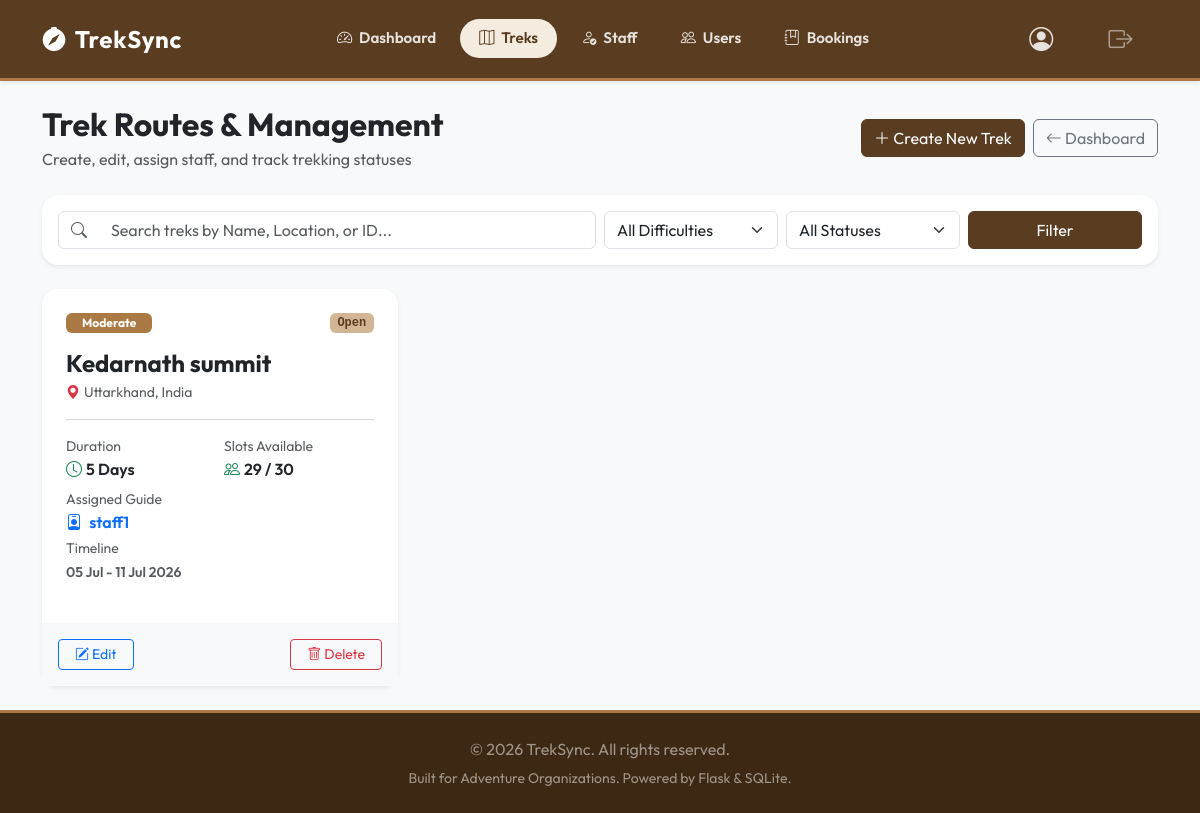
/admin/treks (signed in), run on an earlier commit of the app's database.
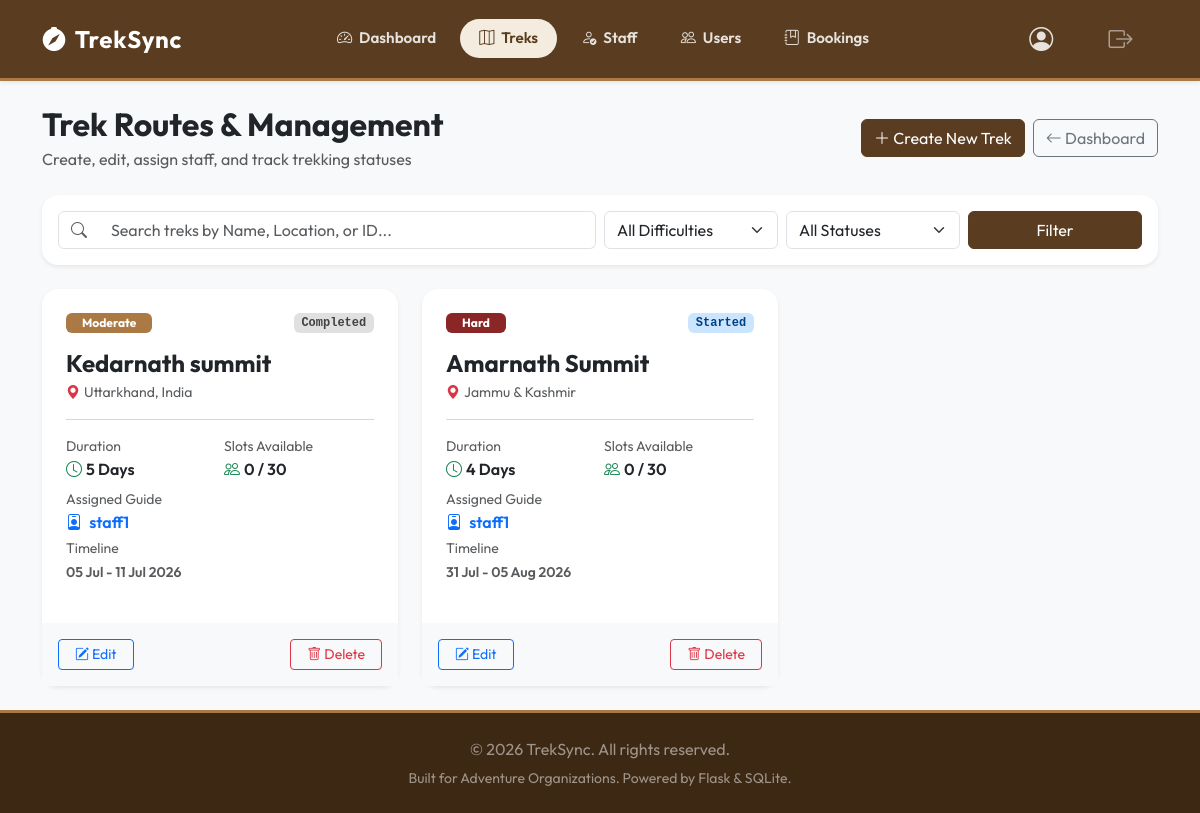
And on a later commit of the database.
### models.py (models this page shows, shortened)
class Trek(db.Model):
    __tablename__ = 'trek'
    id = db.Column(db.Integer, primary_key=True)
    name = db.Column(db.String(100), nullable=False)
    location = db.Column(db.String(100), nullable=False)
    difficulty = db.Column(db.String(20), nullable=False)  # 'Easy', 'Moderate', 'Hard'
    duration = db.Column(db.Integer, nullable=False)  # in days
    max_slots = db.Column(db.Integer, nullable=False)
    available_slots = db.Column(db.Integer, nullable=False)
    staff_id = db.Column(db.Integer, db.ForeignKey('user.id'), nullable=True)  # Assigned staff
    status = db.Column(db.String(20), default='Pending')  # 'Pending', 'Approved', 'Open', 'Closed', 'Completed'
    start_date = db.Column(db.Date, nullable=False)
    end_date = db.Column(db.Date, nullable=False)
    staff = db.relationship('User', back_populates='assigned_treks', foreign_keys=[staff_id])
    bookings = db.relationship('Booking', back_populates='trek', cascade="all, delete-orphan")

class User(db.Model, UserMixin):
    __tablename__ = 'user'
    id = db.Column(db.Integer, primary_key=True)
    username = db.Column(db.String(80), unique=True, nullable=False)
    email = db.Column(db.String(120), unique=True, nullable=False)
    password_hash = db.Column(db.String(255), nullable=False)
    role = db.Column(db.String(20), nullable=False)  # 'admin', 'staff', 'trekker'
    is_active = db.Column(db.Boolean, default=True)  # Admin can deactivate
    is_blacklisted = db.Column(db.Boolean, default=False)  # Admin can blacklist
    profile = db.relationship('StaffProfile', back_populates='user', uselist=False, cascade="all, delete-orphan")
    bookings = db.relationship('Booking', back_populates='user', cascade="all, delete-orphan")
    assigned_treks = db.relationship('Trek', back_populates='staff', foreign_keys='Trek.staff_id')

### app.py (the view)
@app.route('/admin/treks')
@login_required
@admin_required
def admin_treks():
    search_query = request.args.get('q', '').strip()
    filter_difficulty = request.args.get('difficulty', '').strip()
    filter_status = request.args.get('status', '').strip()
    query = Trek.query
    if search_query:
        if search_query.isdigit():
            query = query.filter((Trek.name.like(f"%{search_query}%")) | (Trek.location.like(f"%{search_query}%")) | (Trek.id == int(search_query)))
        else:
            query = query.filter((Trek.name.like(f"%{search_query}%")) | (Trek.location.like(f"%{search_query}%")))
    if filter_difficulty:
        query = query.filter(Trek.difficulty == filter_difficulty)
    if filter_status:
        query = query.filter(Trek.status == filter_status)
    treks = query.all()
    return render_template('admin/treks.html', treks=treks, search_query=search_query, filter_difficulty=filter_difficulty, filter_status=filter_status)

### app.py (called while the page is built)
@login_manager.user_loader
def load_user(user_id):
    return User.query.get(int(user_id))

def admin_required(f):
    @wraps(f)
    def decorated_function(*args, **kwargs):
        if not current_user.is_authenticated or current_user.role != 'admin':
            flash('Access denied. Admin role required.', 'error')
            return redirect(url_for('home'))
        return f(*args, **kwargs)
    return decorated_function

### templates/admin/treks.html (shortened to what the changed rows need)
{% extends "base.html" %}
{% block content %}
<div class="container">
    <div class="d-flex flex-column flex-md-row justify-content-between align-items-md-center gap-3 mb-4">
        <div>
            <h1 class="h2 fw-bold mb-1">Trek Routes & Management</h1>
        </div>
    </div>
    <div class="row g-4">
        {% if treks %}
            {% for trek in treks %}
                <div class="col-lg-4 col-md-6">
                    <div class="card h-100 border-0 shadow-sm">
                        <div class="card-body p-4">
                            <div class="d-flex justify-content-between align-items-start mb-3">
                                <span class="badge text-capitalize
                                    {% if trek.difficulty == 'Easy' %}badge-easy
                                    {% elif trek.difficulty == 'Moderate' %}badge-moderate
                                    {% else %}badge-hard{% endif %} py-1.5 px-3">
                                    {{ trek.difficulty }}
                                </span>
                                <span class="badge status-{{ trek.status.lower() }} py-1 px-2.5 font-monospace">
                                    {{ trek.status }}
                                </span>
                            </div>
                            <h4 class="card-title fw-bold mb-1">{{ trek.name }}</h4>
                            <p class="text-muted small mb-3"><i class="bi bi-geo-alt-fill text-danger me-1"></i>{{ trek.location }}</p>
                            <hr class="my-3 text-muted">
                            <div class="row g-2 mb-3">
                                <div class="col-6">
                                    <small class="text-muted d-block">Duration</small>
                                    <span class="fw-semibold text-dark"><i class="bi bi-clock me-1 text-success"></i>{{ trek.duration }} Days</span>
                                </div>
                                <div class="col-6">
                                    <small class="text-muted d-block">Slots Available</small>
                                    <span class="fw-semibold text-dark"><i class="bi bi-people me-1 text-success"></i>{{ trek.available_slots }} / {{ trek.max_slots }}</span>
                                </div>
                                <div class="col-12 mt-2">
                                    <small class="text-muted d-block">Assigned Guide</small>
                                    <span class="fw-semibold {% if trek.staff %}text-primary{% else %}text-danger{% endif %}">
                                        <i class="bi bi-person-badge me-1"></i>
                                        {% if trek.staff %}{{ trek.staff.username }} {% else %}Unassigned{% endif %}
                                    </span>
                                </div>
                                <div class="col-12 mt-1">
                                    <small class="text-muted d-block">Timeline</small>
                                    <small class="fw-semibold text-muted">
                                        {{ trek.start_date.strftime('%d %b') }} - {{ trek.end_date.strftime('%d %b %Y') }}
                                    </small>
                                </div>
                            </div>
                        </div>
                        <div class="card-footer bg-light border-0 p-3 d-flex justify-content-between">
                            <a href="{{ url_for('admin_edit_trek', trek_id=trek.id) }}" class="btn btn-sm btn-outline-primary px-3">
                                <i class="bi bi-pencil-square"></i> Edit
                            </a>
                            <form action="{{ url_for('admin_delete_trek', trek_id=trek.id) }}" method="POST" onsubmit="return confirm('Are you sure you want to delete this trek? This will remove all associated bookings.');">
                                <button type="submit" class="btn btn-sm btn-outline-danger px-3">
                                    <i class="bi bi-trash"></i> Delete
                                </button>
                            </form>
                        </div>
                    </div>
                </div>
            {% endfor %}
        {% else %}
            <div class="col-12 text-center py-5 text-muted">
                <i class="bi bi-compass fs-1 mb-2 d-block"></i>
                No treks found matching the criteria. Click "Create New Trek" to add one!
            </div>
        {% endif %}
    </div>
</div>
{% endblock %}

What changed in the data, as far as the page shows it:
changed Trek "Kedarnath summit": status "Open" → "Completed"; available_slots "29" → "0"
added Trek: difficulty "Hard", status "Started", name "Amarnath Summit", location "Jammu & Kashmir", duration "4", available_slots "0", max_slots "30", staff.username "staff1", start_date "31 Jul", end_date "05 Aug 2026"
